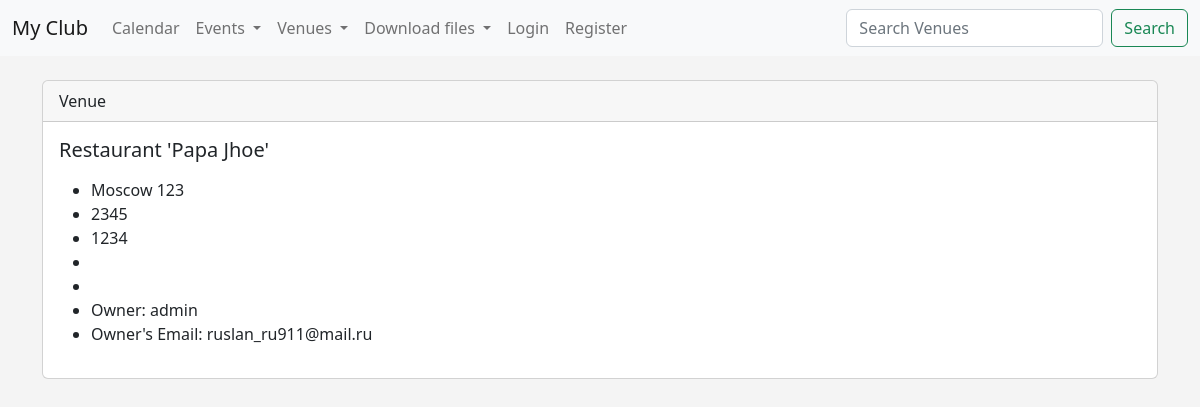
Screenshot of /show_venue/3 with the database file from the repository.
### events/models.py (models this page shows)
class Venue(models.Model):
    name = models.CharField('Venue Name', max_length=120)
    address = models.CharField(max_length=300)
    zip_code = models.CharField('ZIp code', max_length=15)
    phone = models.CharField('Contact Phone', max_length=25, blank=True)
    web = models.URLField('Website Address', blank=True)
    email_address = models.EmailField('Email Address', blank=True)
    owner = models.IntegerField("Venue Owner", blank=False, default=1)
    def __str__(self):
        return self.name

### events/views.py (the view)
# urls.py: path('show_venue/<venue_id>', views.show_venue, name='show-venue'),
def show_venue(request, venue_id):
    venue = Venue.objects.get(pk=venue_id)
    venue_owner = User.objects.get(pk=venue.owner)
    return render(request, 'events/show_venue.html', {'venue': venue, 'venue_owner': venue_owner})

### events/templates/events/show_venue.html
{% extends 'events/base.html' %}
{% block content %}
    <div class="card">
      <div class="card-header">
        Venue
      </div>
      <div class="card-body">
        <h5 class="card-title">{{ venue }}</h5>
        <p class="card-text">
        <ul>
            <li>{{ venue.address }}</li>
            <li>{{ venue.zip_code }}</li>
            <li>{{ venue.phone }}</li>
            <li>{{ venue.email_address }}</li>
            <li><a href="{{ venue.web }}">{{ venue.web }}</a></li>
            <li>Owner: {{ venue_owner }} </li>
            <li>Owner's Email: {{ venue_owner.email }} </li>
        </p>
      </div>
    </div>
{% endblock %}

### events/templates/events/base.html (style rules this page uses)
body { background: #f4f4f4; }

### rows the page displays
Venue: name "Restaurant 'Papa Jhoe'", address "Moscow 123", zip_code "2345", phone "1234"

### other values shown
{{ venue_owner }} "admin"
{{ venue_owner.email }} "ruslan_ru911@mail.ru"
